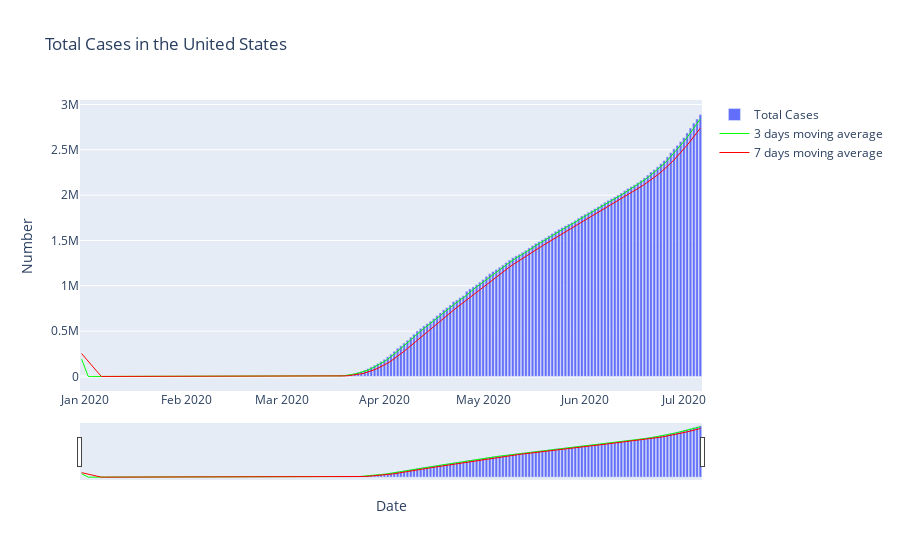

The code cell stored with this chart in its notebook:
### Code cell
fig5 = go.Figure(data=[
  
    go.Bar(name='Total Cases', x=us['date'], y=us['total_cases'])


])

fig5.add_trace(go.Scatter(x=us.date, y=us.MAvg3, 
                          mode='lines',
                          name='3 days moving average',
              line=dict(color='lime', width=1)))

fig5.add_trace(go.Scatter(x=us.date, y=us.MAvg7, 
                          mode='lines',
                          name='7 days moving average',
              line=dict(color='red', width=1)))

fig5.update_xaxes(rangeslider_visible=True)

fig5.update_layout(title='Total Cases in the United States',
                   xaxis_title='Date',
                   yaxis_title='Number')

# Change the bar mode
#fig5.update_layout(barmode='group')
fig5.show()

### Figure 1 — Plotly figure (JSON) as saved in the notebook; plotly's stock layout.template omitted (floating-point values rounded to 4 significant figures; data arrays with more than 128 entries replaced by an {"elided": "..."} marker saying what was removed)
{"data": [{"name": "Total Cases", "type": "bar", "x": {"elided": "189 str values"}, "y": {"elided": "189 int values"}}, {"line": {"color": "lime", "width": 1}, "mode": "lines", "name": "3 days moving average", "type": "scatter", "x": {"elided": "189 str values"}, "y": {"elided": "189 float values"}}, {"line": {"color": "red", "width": 1}, "mode": "lines", "name": "7 days moving average", "type": "scatter", "x": {"elided": "189 str values"}, "y": {"elided": "189 float values"}}], "layout": {"title": {"text": "Total Cases in the United States"}, "xaxis": {"rangeslider": {"visible": true}, "title": {"text": "Date"}}, "yaxis": {"title": {"text": "Number"}}}}
